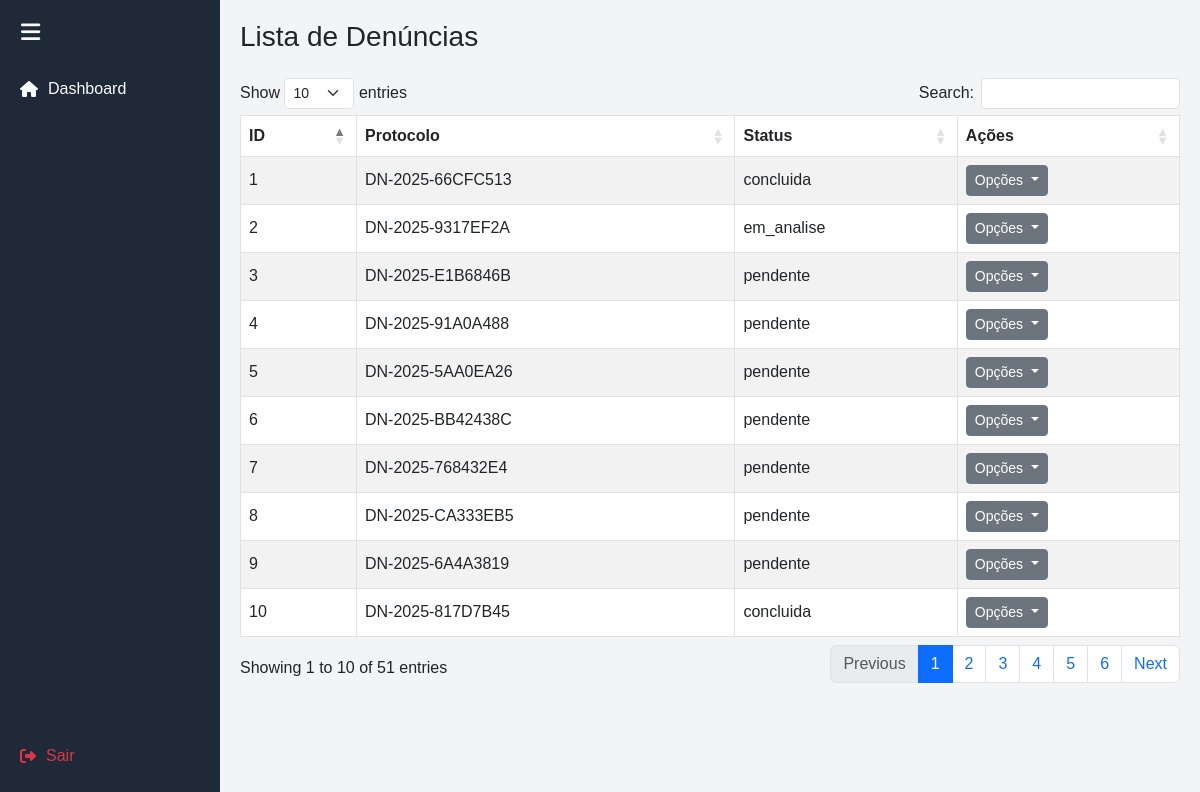
/admin/dashboard.php (signed in), run on the app's committed database.
### tables this page shows
CREATE TABLE `denuncias` (
  `id_denuncia` int NOT NULL AUTO_INCREMENT,
  `id_empresa` int NOT NULL,
  `id_filial` int DEFAULT NULL,
  `atos_ilicitos` varchar(40) DEFAULT NULL,
  `conduta` varchar(120) DEFAULT NULL,
  `descumprimento_normas` varchar(30) DEFAULT NULL,
  `tipo_denuncia` varchar(60) DEFAULT NULL,
  `sigilo_informacoes` varchar(60) DEFAULT NULL,
  `onde_ocorreu` text,
  `quando_ocorreu` text,
  `quem_cometeu` text,
  `continua_ocorrendo` text,
  `testemunhas` text,
  `descreva_ocorrido` text,
  `grau_certeza` varchar(120) DEFAULT NULL,
  `protocolo` varchar(120) DEFAULT NULL,
  `termo` tinyint(1) DEFAULT '0',
  `email_notificacao` varchar(255) DEFAULT NULL,
  `status` enum('pendente','em_analise','concluida') DEFAULT 'pendente',
  `created_at` timestamp NULL DEFAULT CURRENT_TIMESTAMP,
  `updated_at` timestamp NULL DEFAULT CURRENT_TIMESTAMP ON UPDATE CURRENT_TIMESTAMP,
  PRIMARY KEY (`id_denuncia`),
  KEY `fk_denuncia_empresa` (`id_empresa`),
  KEY `fk_denuncia_filial` (`id_filial`),
  CONSTRAINT `fk_denuncia_empresa` FOREIGN KEY (`id_empresa`) REFERENCES `empresas` (`id_empresa`) ON DELETE CASCADE ON UPDATE CASCADE,
  CONSTRAINT `fk_denuncia_filial` FOREIGN KEY (`id_filial`) REFERENCES `filiais` (`id_filial`) ON DELETE SET NULL ON UPDATE CASCADE
);

### admin/dashboard.php (the view, shortened to what this page needs)
<?php
require_once __DIR__ . '/../config/db.php';
$stmt = $pdo->query("SELECT id_denuncia, protocolo, status FROM denuncias ORDER BY created_at DESC");
$denuncias = $stmt->fetchAll(PDO::FETCH_ASSOC);
?>
<!DOCTYPE html>
<html lang="pt-BR">
<head>
  <link href="https://cdn.jsdelivr.net/npm/bootstrap@5.3.0/dist/css/bootstrap.min.css" rel="stylesheet">
  <link href="https://cdn.datatables.net/1.13.4/css/dataTables.bootstrap5.min.css" rel="stylesheet">
  <link href="https://cdnjs.cloudflare.com/ajax/libs/font-awesome/6.5.0/css/all.min.css" rel="stylesheet">
</head>
<body>
  <div class="sidebar" id="sidebar">
    <div>
      <button class="hamburger" id="toggleSidebar"><i class="fas fa-bars"></i></button>
      <div class="menu">
        <a href="painel.php"><i class="fas fa-home"></i> <span>Dashboard</span></a>
      </div>
    </div>
    <div class="bottom-link">
      <a href="logout.php" class="text-danger"><i class="fas fa-sign-out-alt"></i> <span>Sair</span></a>
    </div>
  </div>
  <div class="content" id="content">
    <h3 class="mb-4">Lista de Denúncias</h3>
    <div class="table-responsive">
      <table id="tabelaDenuncias" class="table table-striped table-bordered align-middle">
        <thead>
          <tr>
            <th>ID</th>
            <th>Protocolo</th>
            <th>Status</th>
            <th>Ações</th>
          </tr>
        </thead>
        <tbody>
          <?php foreach ($denuncias as $d): ?>
            <tr>
              <td><?= htmlspecialchars($d['id_denuncia']) ?></td>
              <td><?= htmlspecialchars($d['protocolo']) ?></td>
              <td><?= htmlspecialchars($d['status']) ?></td>
              <td>
                <div class="dropdown">
                  <button class="btn btn-sm btn-secondary dropdown-toggle" type="button" data-bs-toggle="dropdown">
                    Opções
                  </button>
                </div>
              </td>
            </tr>
          <?php endforeach; ?>
        </tbody>
      </table>
    </div>
  </div>
</body>
</html>

### admin/dashboard.php (style rules this page uses)
body { font-family: Arial, sans-serif; margin: 0; background: #f3f4f6; }
.sidebar { width: 220px; position: fixed; top: 0; left: 0; height: 100%; background: #1f2937; color: #f9fafb; transition: width 0.3s; overflow: hidden; display: flex; flex-direction: column; justify-content: space-between; }
.sidebar .menu { flex-grow: 1; }
.sidebar a { display: flex; align-items: center; gap: 10px; padding: 12px 20px; color: #f9fafb; text-decoration: none; white-space: nowrap; transition: 0.2s; }
.content { margin-left: 220px; padding: 20px; transition: margin-left 0.3s; background: #f3f4f6; min-height: 100vh; }
.hamburger { font-size: 22px; cursor: pointer; background: none; border: none; color: #f9fafb; margin: 15px; }
.sidebar .bottom-link { margin-bottom: 20px; }
table.dataTable thead { background: #959dadff; color: #fff; }
table.dataTable tbody tr:nth-child(even) { background: #f9fafb; }
table.dataTable tbody tr:nth-child(odd) { background: #ffffff; }

### data on the page
denuncias: id_denuncia "10", protocolo "DN-2025-817D7B45", status "concluida"
denuncias: id_denuncia "9", protocolo "DN-2025-6A4A3819", status "pendente"
denuncias: id_denuncia "8", protocolo "DN-2025-CA333EB5", status "pendente"
denuncias: id_denuncia "7", protocolo "DN-2025-768432E4", status "pendente"
denuncias: id_denuncia "6", protocolo "DN-2025-BB42438C", status "pendente"
denuncias: id_denuncia "5", protocolo "DN-2025-5AA0EA26", status "pendente"
denuncias: id_denuncia "4", protocolo "DN-2025-91A0A488", status "pendente"
denuncias: id_denuncia "3", protocolo "DN-2025-E1B6846B", status "pendente"
denuncias: id_denuncia "2", protocolo "DN-2025-9317EF2A", status "em_analise"
denuncias: id_denuncia "1", protocolo "DN-2025-66CFC513", status "concluida"
